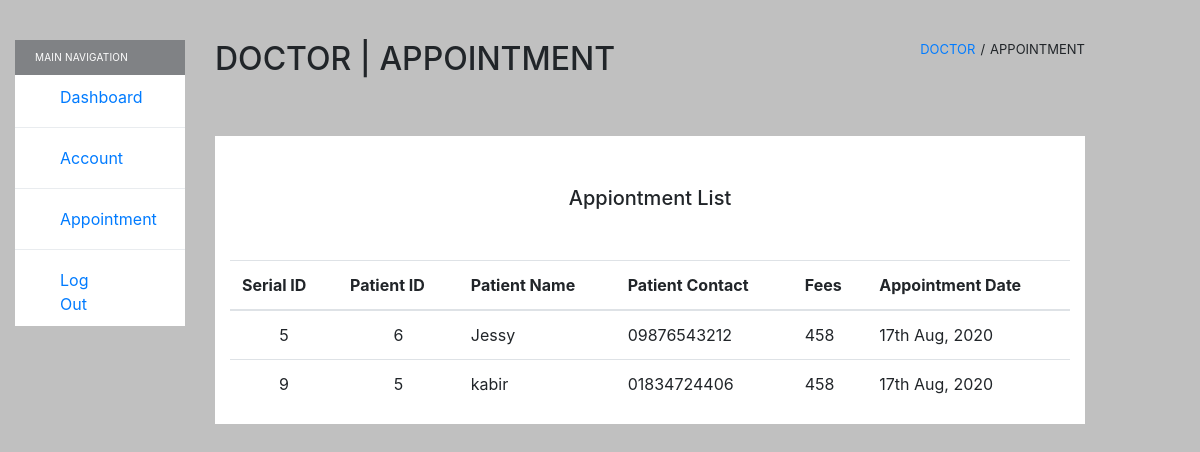
The page /project_versity_hospital/doctor-appointment-list.php (signed in) on the database its author committed.
### tables this page shows
CREATE TABLE IF NOT EXISTS `appointment` (
  `id` int(11) NOT NULL AUTO_INCREMENT,
  `specialization` varchar(255) NOT NULL,
  `patientId` int(11) NOT NULL,
  `patientName` varchar(255) NOT NULL,
  `patientContact` varchar(11) NOT NULL,
  `doctorId` int(11) NOT NULL,
  `doctorName` varchar(255) NOT NULL,
  `consultancyFees` int(5) NOT NULL,
  `appointmentDate` varchar(255) DEFAULT current_timestamp(),
  `postingDate` timestamp NULL DEFAULT current_timestamp(),
  `status` int(1) NOT NULL DEFAULT 1,
  PRIMARY KEY (`id`)
);

### project_versity_hospital/inc/doctor/appointment-dashboard.php (the view, shortened to what this page needs)
<div class="container-fluid container-fullw bg-white doctor-specialization">
    <div class="row">
        <div class="col-md-12 doctor-specialization-list">
            <h5 class="text-center">Appiontment List</h5>
            <?php if(mysqli_num_rows($result)==0){ ?>
            <p class="not-found-search-result">No Appointment</p>
            <?php }else{ ?>
            <form method="POST">
                <table class="table table-hover" id="sample-table-1">
                    <thead>
                        <tr>
                            <th>Serial ID</th>
                            <th>Patient ID</th>
                            <th>Patient Name</th>
                            <th>Patient Contact</th>
                            <th>Fees</th>
                            <th class="hidden-xs">Appointment Date</th>
                        </tr>
                    </thead>
                    <tbody>
                    <?php
                    while ($data = mysqli_fetch_assoc($result)) {
                        $appointmentDate = strtotime($data['appointmentDate']);
                        $appointmentDate = date("jS M, Y", $appointmentDate);
                    ?>
                    <tr>
                        <td class="text-center"><?php echo $data['id'];?></td>
                        <td class="text-center"><?php echo $data['patientId'];?></td>
                        <td><?php echo $data['patientName'];?></td>
                        <td><?php echo $data['patientContact'];?></td>
                        <td><?php echo $data['consultancyFees'];?></td>
                        <td><?php echo $appointmentDate;?></td>
                    </tr>
                    <?php
                        }
                    ?>
                    </tbody>
                </table>
            </form>
            <?php } ?>
        </div>
    </div>
</div>

### project_versity_hospital/assets/css/main.css (style rules this page uses)
.bg-color { background-color: silver; }
.doctor-specialization-list { padding-top: 50px; }
.doctor-specialization-list h5 { margin-bottom: 50px; }

### rows shown on the page
appointment: id "5", patientId "6", patientName "Jessy", patientContact "09876543212", consultancyFees "458", appointmentDate "17th Aug, 2020"
appointment: id "9", patientId "5", patientName "kabir", patientContact "01834724406", consultancyFees "458", appointmentDate "17th Aug, 2020"
